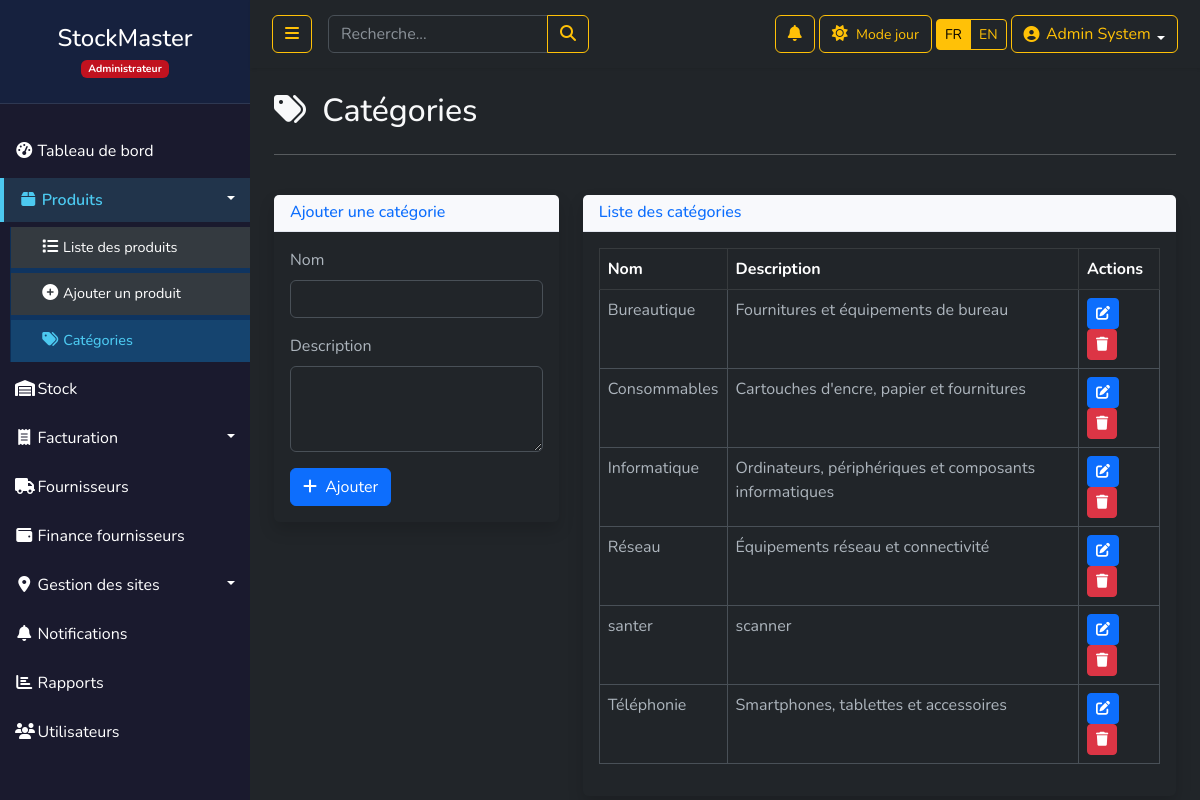
Page /categories.php (signed in) on the earlier database version.
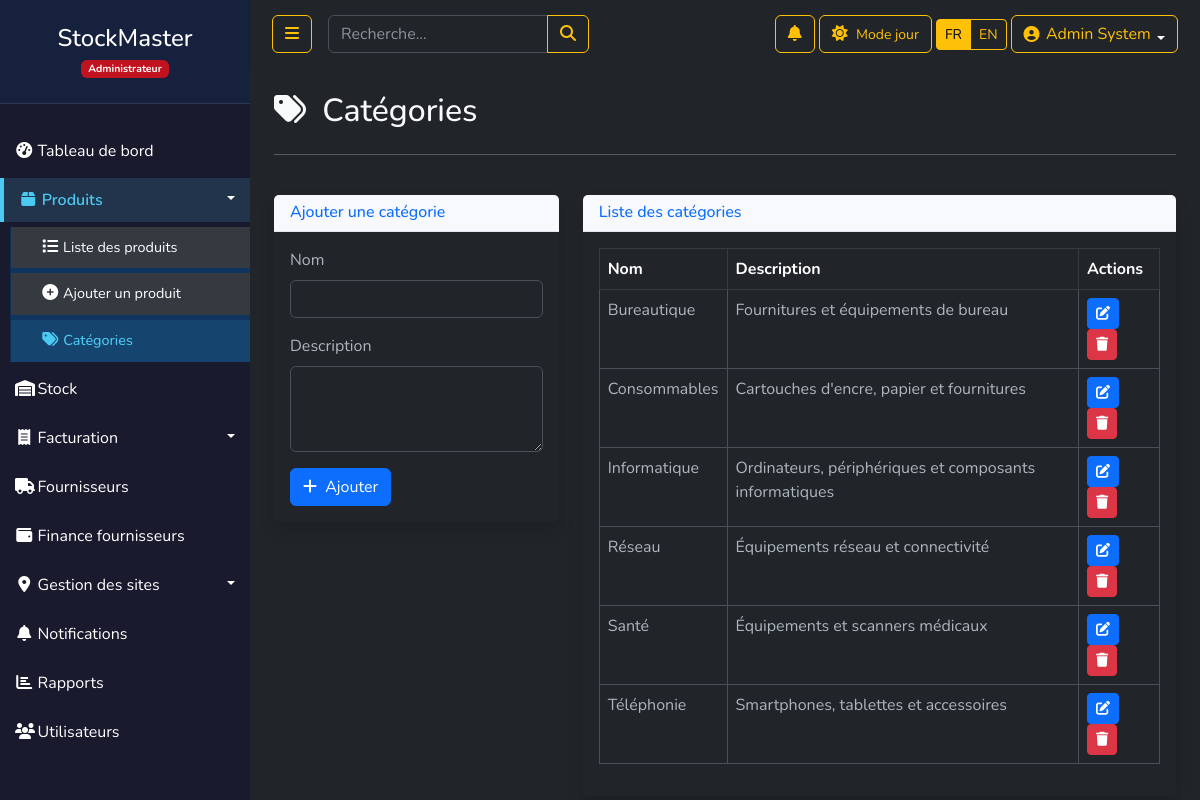
Same page on the later database version.
### tables this page shows
CREATE TABLE `categories` (
  `id` int(11) NOT NULL,
  `nom` varchar(50) NOT NULL,
  `description` text DEFAULT NULL
);

### config.php (called while the page is built, shortened)
<?php
try {
    $db = new PDO("mysql:host=".DB_HOST.";dbname=".DB_NAME, DB_USER, DB_PASS);
    $db->setAttribute(PDO::ATTR_ERRMODE, PDO::ERRMODE_EXCEPTION);
    $db->exec("SET NAMES 'utf8'");
} catch(PDOException $e) {
    die("Erreur de connexion : " . $e->getMessage());
}
function getCurrentTheme() {
    if (isset($_SESSION['user_id'])) {
        global $db;
        $stmt = $db->prepare("SELECT theme_pref FROM utilisateurs WHERE id = ?");
        $stmt->execute([$_SESSION['user_id']]);
        $user = $stmt->fetch();
        if ($user !== false && isset($user['theme_pref'])) {
            return $user['theme_pref'];
        }
    }
    return $_SESSION['theme'] ?? 'light';
}
?>

### categories.php (the view, shortened to what the rows shown need)
<?php
require_once 'config.php';
$theme = getCurrentTheme();
$categories = $db->query("SELECT * FROM categories ORDER BY nom")->fetchAll();
?>
<!DOCTYPE html>
<html lang="fr" data-bs-theme="<?= $theme ?>">
<head>
    <link href="https://cdn.jsdelivr.net/npm/bootstrap@5.3.0/dist/css/bootstrap.min.css" rel="stylesheet">
    <link rel="stylesheet" href="https://cdnjs.cloudflare.com/ajax/libs/font-awesome/6.4.0/css/all.min.css">
    <link rel="stylesheet" href="css/style.css">
</head>
<body class="<?= $theme == 'dark' ? 'bg-dark text-light' : 'bg-light' ?>">
    <div class="wrapper">
        <?php
            include_once('includes/sidebar.php');
        ?>
        <div id="content">
            <?php
                include_once('includes/navbar.php');
            ?>
            <div class="container-fluid px-4">
                <div class="row my-4">
                    <div class="col-12">
                        <h2 class="mb-4"><i class="fas fa-tags me-2"></i> Catégories</h2>
                    </div>
                </div>
                <div class="row">
                    <div class="col-md-8">
                        <div class="card shadow">
                            <div class="card-body">
                                <div class="table-responsive">
                                    <table class="table table-bordered" width="100%" cellspacing="0">
                                        <thead class="<?= $theme == 'dark' ? 'table-dark' : '' ?>">
                                            <tr>
                                                <th>Nom</th>
                                                <th>Description</th>
                                                <th>Actions</th>
                                            </tr>
                                        </thead>
                                        <tbody>
                                            <?php foreach ($categories as $cat): ?>
                                            <tr>
                                                <td><?= htmlspecialchars($cat['nom']) ?></td>
                                                <td><?= htmlspecialchars($cat['description']) ?></td>
                                                <td>
                                                    <a href="categories.php?edit=<?= $cat['id'] ?>" class="btn btn-sm btn-primary">
                                                        <i class="fas fa-edit"></i>
                                                    </a>
                                                    <a href="categories.php?delete=<?= $cat['id'] ?>"
                                                       class="btn btn-sm btn-danger"
                                                       onclick="return confirm('Êtes-vous sûr de vouloir supprimer cette catégorie?')">
                                                        <i class="fas fa-trash"></i>
                                                    </a>
                                                </td>
                                            </tr>
                                            <?php endforeach; ?>
                                        </tbody>
                                    </table>
                                </div>
                            </div>
                        </div>
                    </div>
                </div>
            </div>
        </div>
    </div>
</body>
</html>

Differences in the rows shown:
changed categories: nom "santer" → "Santé"; description "scanner" → "Équipements et scanners médicaux"
